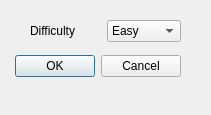
<?xml version="1.0" encoding="UTF-8"?>
<ui version="4.0">
 <class>NewGame</class>
 <widget class="QDialog" name="NewGame">
  <property name="geometry">
   <rect>
    <x>0</x>
    <y>0</y>
    <width>211</width>
    <height>115</height>
   </rect>
  </property>
  <property name="windowTitle">
   <string>Dialog</string>
  </property>
  <widget class="QDialogButtonBox" name="buttonBox">
   <property name="geometry">
    <rect>
     <x>10</x>
     <y>50</y>
     <width>171</width>
     <height>32</height>
    </rect>
   </property>
   <property name="orientation">
    <enum>Qt::Horizontal</enum>
   </property>
   <property name="standardButtons">
    <set>QDialogButtonBox::Cancel|QDialogButtonBox::Ok</set>
   </property>
  </widget>
  <widget class="QWidget" name="layoutWidget">
   <property name="geometry">
    <rect>
     <x>30</x>
     <y>20</y>
     <width>151</width>
     <height>22</height>
    </rect>
   </property>
   <layout class="QHBoxLayout" name="horizontalLayout">
    <item>
     <widget class="QLabel" name="label">
      <property name="text">
       <string>Difficulty</string>
      </property>
      <property name="buddy">
       <cstring>difficultyCombo</cstring>
      </property>
     </widget>
    </item>
    <item>
     <widget class="QComboBox" name="difficultyCombo">
      <item>
       <property name="text">
        <string>Easy</string>
       </property>
      </item>
      <item>
       <property name="text">
        <string>Medium</string>
       </property>
      </item>
      <item>
       <property name="text">
        <string>Hard</string>
       </property>
      </item>
      <item>
       <property name="text">
        <string>Insane</string>
       </property>
      </item>
     </widget>
    </item>
   </layout>
  </widget>
 </widget>
 <resources/>
 <connections>
  <connection>
   <sender>buttonBox</sender>
   <signal>accepted()</signal>
   <receiver>NewGame</receiver>
   <slot>accept()</slot>
   <hints>
    <hint type="sourcelabel">
     <x>248</x>
     <y>254</y>
    </hint>
    <hint type="destinationlabel">
     <x>157</x>
     <y>274</y>
    </hint>
   </hints>
  </connection>
  <connection>
   <sender>buttonBox</sender>
   <signal>rejected()</signal>
   <receiver>NewGame</receiver>
   <slot>reject()</slot>
   <hints>
    <hint type="sourcelabel">
     <x>316</x>
     <y>260</y>
    </hint>
    <hint type="destinationlabel">
     <x>286</x>
     <y>274</y>
    </hint>
   </hints>
  </connection>
 </connections>
</ui>
